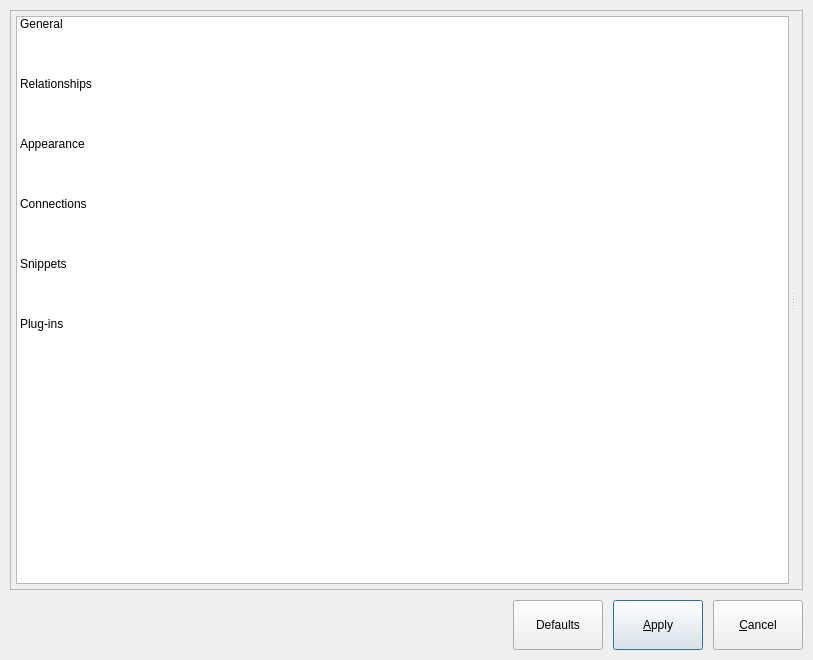
<?xml version="1.0" encoding="UTF-8"?>
<ui version="4.0">
 <class>ConfigurationForm</class>
 <widget class="QDialog" name="ConfigurationForm">
  <property name="windowModality">
   <enum>Qt::ApplicationModal</enum>
  </property>
  <property name="geometry">
   <rect>
    <x>0</x>
    <y>0</y>
    <width>813</width>
    <height>660</height>
   </rect>
  </property>
  <property name="sizePolicy">
   <sizepolicy hsizetype="Fixed" vsizetype="Fixed">
    <horstretch>0</horstretch>
    <verstretch>0</verstretch>
   </sizepolicy>
  </property>
  <property name="minimumSize">
   <size>
    <width>800</width>
    <height>660</height>
   </size>
  </property>
  <property name="windowTitle">
   <string>pgModeler Configuration</string>
  </property>
  <property name="windowIcon">
   <iconset resource="../../res/resources.qrc">
    <normaloff>:/icons/icons/pgmodeler_logo.png</normaloff>:/icons/icons/pgmodeler_logo.png</iconset>
  </property>
  <layout class="QGridLayout" name="gridLayout_2">
   <property name="leftMargin">
    <number>10</number>
   </property>
   <property name="topMargin">
    <number>10</number>
   </property>
   <property name="rightMargin">
    <number>10</number>
   </property>
   <property name="bottomMargin">
    <number>10</number>
   </property>
   <property name="spacing">
    <number>10</number>
   </property>
   <item row="0" column="0" colspan="3">
    <widget class="QFrame" name="frame">
     <property name="sizePolicy">
      <sizepolicy hsizetype="Preferred" vsizetype="Preferred">
       <horstretch>0</horstretch>
       <verstretch>0</verstretch>
      </sizepolicy>
     </property>
     <property name="frameShape">
      <enum>QFrame::StyledPanel</enum>
     </property>
     <property name="frameShadow">
      <enum>QFrame::Raised</enum>
     </property>
     <layout class="QGridLayout" name="gridLayout">
      <property name="leftMargin">
       <number>5</number>
      </property>
      <property name="topMargin">
       <number>5</number>
      </property>
      <property name="rightMargin">
       <number>5</number>
      </property>
      <property name="bottomMargin">
       <number>5</number>
      </property>
      <property name="spacing">
       <number>10</number>
      </property>
      <item row="0" column="0">
       <widget class="QSplitter" name="splitter">
        <property name="orientation">
         <enum>Qt::Horizontal</enum>
        </property>
        <property name="handleWidth">
         <number>8</number>
        </property>
        <property name="childrenCollapsible">
         <bool>false</bool>
        </property>
        <widget class="QListWidget" name="icons_lst">
         <property name="sizePolicy">
          <sizepolicy hsizetype="Fixed" vsizetype="Expanding">
           <horstretch>0</horstretch>
           <verstretch>0</verstretch>
          </sizepolicy>
         </property>
         <property name="minimumSize">
          <size>
           <width>160</width>
           <height>0</height>
          </size>
         </property>
         <property name="maximumSize">
          <size>
           <width>16777215</width>
           <height>16777215</height>
          </size>
         </property>
         <property name="frameShape">
          <enum>QFrame::StyledPanel</enum>
         </property>
         <property name="verticalScrollBarPolicy">
          <enum>Qt::ScrollBarAlwaysOff</enum>
         </property>
         <property name="horizontalScrollBarPolicy">
          <enum>Qt::ScrollBarAlwaysOff</enum>
         </property>
         <property name="autoScroll">
          <bool>false</bool>
         </property>
         <property name="autoScrollMargin">
          <number>16</number>
         </property>
         <property name="editTriggers">
          <set>QAbstractItemView::NoEditTriggers</set>
         </property>
         <property name="showDropIndicator" stdset="0">
          <bool>false</bool>
         </property>
         <property name="dragDropMode">
          <enum>QAbstractItemView::DragOnly</enum>
         </property>
         <property name="defaultDropAction">
          <enum>Qt::IgnoreAction</enum>
         </property>
         <property name="alternatingRowColors">
          <bool>false</bool>
         </property>
         <property name="selectionBehavior">
          <enum>QAbstractItemView::SelectItems</enum>
         </property>
         <property name="iconSize">
          <size>
           <width>48</width>
           <height>48</height>
          </size>
         </property>
         <property name="textElideMode">
          <enum>Qt::ElideLeft</enum>
         </property>
         <property name="movement">
          <enum>QListView::Snap</enum>
         </property>
         <property name="flow">
          <enum>QListView::TopToBottom</enum>
         </property>
         <property name="isWrapping" stdset="0">
          <bool>false</bool>
         </property>
         <property name="resizeMode">
          <enum>QListView::Adjust</enum>
         </property>
         <property name="layoutMode">
          <enum>QListView::SinglePass</enum>
         </property>
         <property name="spacing">
          <number>5</number>
         </property>
         <property name="gridSize">
          <size>
           <width>0</width>
           <height>60</height>
          </size>
         </property>
         <property name="viewMode">
          <enum>QListView::ListMode</enum>
         </property>
         <property name="modelColumn">
          <number>0</number>
         </property>
         <property name="uniformItemSizes">
          <bool>true</bool>
         </property>
         <property name="batchSize">
          <number>1</number>
         </property>
         <property name="wordWrap">
          <bool>false</bool>
         </property>
         <property name="selectionRectVisible">
          <bool>false</bool>
         </property>
         <property name="currentRow">
          <number>-1</number>
         </property>
         <item>
          <property name="text">
           <string>General</string>
          </property>
          <property name="icon">
           <iconset resource="../../res/resources.qrc">
            <normaloff>:/icons/icons/config.png</normaloff>:/icons/icons/config.png</iconset>
          </property>
          <property name="flags">
           <set>ItemIsSelectable|ItemIsEnabled</set>
          </property>
         </item>
         <item>
          <property name="text">
           <string>Relationships</string>
          </property>
          <property name="icon">
           <iconset resource="../../res/resources.qrc">
            <normaloff>:/icons/icons/relationship.png</normaloff>:/icons/icons/relationship.png</iconset>
          </property>
          <property name="flags">
           <set>ItemIsSelectable|ItemIsUserCheckable|ItemIsEnabled</set>
          </property>
         </item>
         <item>
          <property name="text">
           <string>Appearance</string>
          </property>
          <property name="icon">
           <iconset resource="../../res/resources.qrc">
            <normaloff>:/icons/icons/appearance.png</normaloff>:/icons/icons/appearance.png</iconset>
          </property>
          <property name="flags">
           <set>ItemIsSelectable|ItemIsEnabled</set>
          </property>
         </item>
         <item>
          <property name="text">
           <string>Connections</string>
          </property>
          <property name="icon">
           <iconset resource="../../res/resources.qrc">
            <normaloff>:/icons/icons/connection.png</normaloff>:/icons/icons/connection.png</iconset>
          </property>
          <property name="flags">
           <set>ItemIsSelectable|ItemIsEnabled</set>
          </property>
         </item>
         <item>
          <property name="text">
           <string>Snippets</string>
          </property>
          <property name="icon">
           <iconset resource="../../res/resources.qrc">
            <normaloff>:/icons/icons/codesnippet.png</normaloff>:/icons/icons/codesnippet.png</iconset>
          </property>
          <property name="flags">
           <set>ItemIsSelectable|ItemIsUserCheckable|ItemIsEnabled</set>
          </property>
         </item>
         <item>
          <property name="text">
           <string>Plug-ins</string>
          </property>
          <property name="icon">
           <iconset resource="../../res/resources.qrc">
            <normaloff>:/icons/icons/plugins.png</normaloff>:/icons/icons/plugins.png</iconset>
          </property>
          <property name="flags">
           <set>ItemIsSelectable|ItemIsEnabled</set>
          </property>
         </item>
        </widget>
        <widget class="QStackedWidget" name="confs_stw">
         <property name="sizePolicy">
          <sizepolicy hsizetype="Expanding" vsizetype="Expanding">
           <horstretch>0</horstretch>
           <verstretch>0</verstretch>
          </sizepolicy>
         </property>
         <property name="minimumSize">
          <size>
           <width>0</width>
           <height>0</height>
          </size>
         </property>
         <property name="maximumSize">
          <size>
           <width>16777215</width>
           <height>16777215</height>
          </size>
         </property>
         <property name="layoutDirection">
          <enum>Qt::LeftToRight</enum>
         </property>
         <property name="currentIndex">
          <number>-1</number>
         </property>
        </widget>
       </widget>
      </item>
     </layout>
    </widget>
   </item>
   <item row="1" column="2">
    <layout class="QHBoxLayout" name="horizontalLayout">
     <property name="spacing">
      <number>10</number>
     </property>
     <property name="sizeConstraint">
      <enum>QLayout::SetDefaultConstraint</enum>
     </property>
     <property name="rightMargin">
      <number>0</number>
     </property>
     <item>
      <spacer name="hspacer">
       <property name="orientation">
        <enum>Qt::Horizontal</enum>
       </property>
       <property name="sizeType">
        <enum>QSizePolicy::Expanding</enum>
       </property>
       <property name="sizeHint" stdset="0">
        <size>
         <width>200</width>
         <height>27</height>
        </size>
       </property>
      </spacer>
     </item>
     <item>
      <widget class="QPushButton" name="defaults_btn">
       <property name="sizePolicy">
        <sizepolicy hsizetype="Preferred" vsizetype="Preferred">
         <horstretch>0</horstretch>
         <verstretch>0</verstretch>
        </sizepolicy>
       </property>
       <property name="minimumSize">
        <size>
         <width>90</width>
         <height>35</height>
        </size>
       </property>
       <property name="maximumSize">
        <size>
         <width>16777215</width>
         <height>16777215</height>
        </size>
       </property>
       <property name="text">
        <string>Defaults</string>
       </property>
       <property name="icon">
        <iconset resource="../../res/resources.qrc">
         <normaloff>:/icons/icons/defaults.png</normaloff>:/icons/icons/defaults.png</iconset>
       </property>
       <property name="iconSize">
        <size>
         <width>32</width>
         <height>32</height>
        </size>
       </property>
       <property name="autoDefault">
        <bool>false</bool>
       </property>
       <property name="default">
        <bool>false</bool>
       </property>
      </widget>
     </item>
     <item>
      <widget class="QPushButton" name="apply_btn">
       <property name="sizePolicy">
        <sizepolicy hsizetype="Preferred" vsizetype="Preferred">
         <horstretch>0</horstretch>
         <verstretch>0</verstretch>
        </sizepolicy>
       </property>
       <property name="minimumSize">
        <size>
         <width>90</width>
         <height>35</height>
        </size>
       </property>
       <property name="maximumSize">
        <size>
         <width>16777215</width>
         <height>16777215</height>
        </size>
       </property>
       <property name="text">
        <string>&amp;Apply</string>
       </property>
       <property name="icon">
        <iconset resource="../../res/resources.qrc">
         <normaloff>:/icons/icons/confirm.png</normaloff>:/icons/icons/confirm.png</iconset>
       </property>
       <property name="iconSize">
        <size>
         <width>32</width>
         <height>32</height>
        </size>
       </property>
       <property name="default">
        <bool>true</bool>
       </property>
      </widget>
     </item>
     <item>
      <widget class="QPushButton" name="cancel_btn">
       <property name="sizePolicy">
        <sizepolicy hsizetype="Preferred" vsizetype="Preferred">
         <horstretch>0</horstretch>
         <verstretch>0</verstretch>
        </sizepolicy>
       </property>
       <property name="minimumSize">
        <size>
         <width>90</width>
         <height>35</height>
        </size>
       </property>
       <property name="maximumSize">
        <size>
         <width>16777215</width>
         <height>16777215</height>
        </size>
       </property>
       <property name="text">
        <string>&amp;Cancel</string>
       </property>
       <property name="icon">
        <iconset resource="../../res/resources.qrc">
         <normaloff>:/icons/icons/cancel.png</normaloff>:/icons/icons/cancel.png</iconset>
       </property>
       <property name="iconSize">
        <size>
         <width>32</width>
         <height>32</height>
        </size>
       </property>
       <property name="flat">
        <bool>false</bool>
       </property>
      </widget>
     </item>
    </layout>
   </item>
   <item row="1" column="0">
    <widget class="QLabel" name="label">
     <property name="sizePolicy">
      <sizepolicy hsizetype="Preferred" vsizetype="Fixed">
       <horstretch>0</horstretch>
       <verstretch>0</verstretch>
      </sizepolicy>
     </property>
     <property name="maximumSize">
      <size>
       <width>242</width>
       <height>50</height>
      </size>
     </property>
     <property name="text">
      <string/>
     </property>
     <property name="pixmap">
      <pixmap resource="../../res/resources.qrc">:/images/images/pgmodeler_name.png</pixmap>
     </property>
     <property name="scaledContents">
      <bool>true</bool>
     </property>
    </widget>
   </item>
  </layout>
 </widget>
 <resources>
  <include location="../../res/resources.qrc"/>
  <include location="../../res/resources.qrc"/>
  <include location="../../res/resources.qrc"/>
 </resources>
 <connections/>
</ui>
